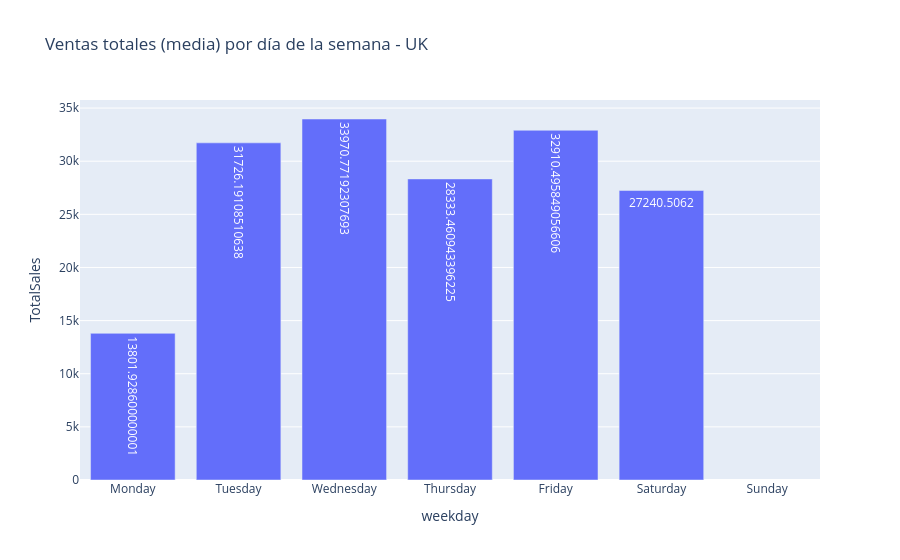

The notebook cell this image was saved under:
### Markdown cell above
### Distribución de las ventas por día en Reino Unido
Una vez analizadas las ventas por mes, se estudia la distribución de las ventas por día de la semana. Este análisis permite identificar posibles diferencias en el volumen de ventas entre los distintos días, lo que puede ayudar a detectar patrones semanales.

### Code cell
# Establezo el orden de la serie de los días dde la semana:
weekday_order = ["Monday","Tuesday","Wednesday","Thursday","Friday","Saturday","Sunday"]

# Extraigo el día
df_uk["weekday"] = pd.Categorical(df_uk["Date"].dt.day_name(),categories=weekday_order,ordered=True)

# Agrupo por el nombre del día y el total de las ventas
ventas_semana_uk = df_uk.groupby("weekday")["TotalSales"].mean()

# Gráfico de barras
px.bar(ventas_semana_uk, x = ventas_semana_uk.index, y = 'TotalSales', text = 'TotalSales',  title = 'Ventas totales (media) por día de la semana - UK') # los domingos no hay datos, no hay ventas. # el máximo es el miércoles.

### Figure 1 — Plotly figure (JSON) as saved in the notebook; plotly's stock layout.template omitted (floating-point values rounded to 4 significant figures)
{"data": [{"hovertemplate": "weekday=%{x}<br>TotalSales=%{text}<extra></extra>", "legendgroup": "", "marker": {"color": "#636efa", "pattern": {"shape": ""}}, "name": "", "orientation": "v", "showlegend": false, "text": [13800.0, 31730.0, 33970.0, 28330.0, 32910.0, 27240.0, NaN], "textposition": "auto", "type": "bar", "x": ["Monday", "Tuesday", "Wednesday", "Thursday", "Friday", "Saturday", "Sunday"], "xaxis": "x", "y": [13800.0, 31730.0, 33970.0, 28330.0, 32910.0, 27240.0, NaN], "yaxis": "y"}], "layout": {"barmode": "relative", "legend": {"tracegroupgap": 0}, "title": {"text": "Ventas totales (media) por día de la semana - UK"}, "xaxis": {"anchor": "y", "domain": [0, 1], "title": {"text": "weekday"}}, "yaxis": {"anchor": "x", "domain": [0, 1], "title": {"text": "TotalSales"}}}}
